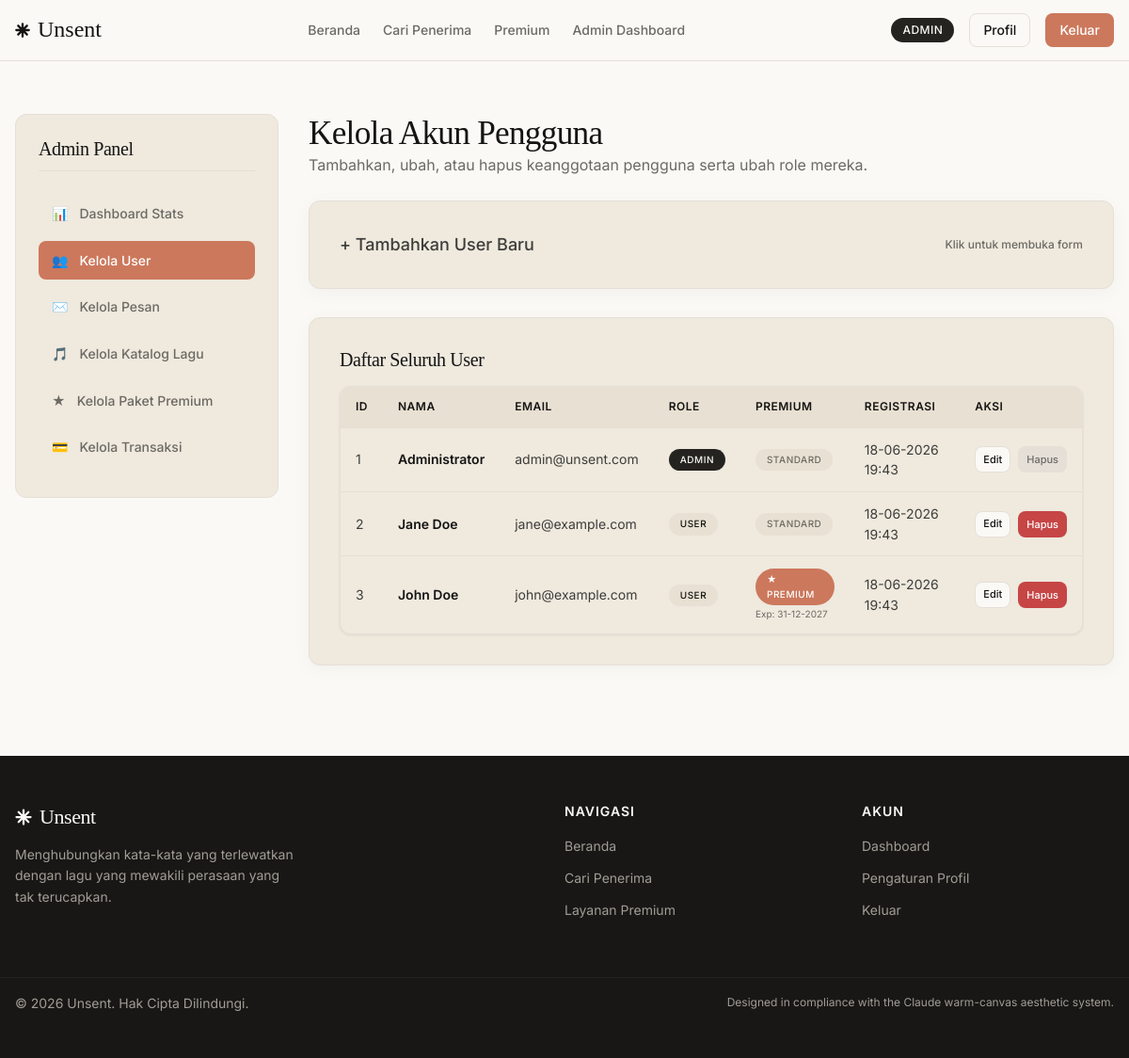
The page /manage_users.php (signed in) on the database its author committed.
### tables this page shows
CREATE TABLE `users` (
  `id_user` INT AUTO_INCREMENT PRIMARY KEY,
  `name` VARCHAR(100) NOT NULL,
  `email` VARCHAR(100) NOT NULL UNIQUE,
  `password` VARCHAR(255) NOT NULL,
  `role` ENUM('admin', 'user') DEFAULT 'user',
  `premium_status` TINYINT(1) DEFAULT 0,
  `premium_until` DATETIME NULL,
  `created_at` TIMESTAMP DEFAULT CURRENT_TIMESTAMP
);

### includes/config.php (called while the page is built, shortened)
<?php
function sanitize($data) {
    return htmlspecialchars(trim($data), ENT_QUOTES, 'UTF-8');
}
?>

### manage_users.php (the view, shortened to what this page needs)
<?php
require_once __DIR__ . '/includes/config.php';
$error = '';
$edit_user = null;
try {
    $users = $pdo->query("SELECT * FROM users ORDER BY created_at DESC")->fetchAll();
} catch (PDOException $e) {
    $users = [];
    $error = 'Gagal mengambil daftar user.';
}
?>
<?php require_once __DIR__ . '/includes/header.php'; ?>
<div class="dashboard-grid">
  <div class="sidebar-card">
    <h3 style="font-size: 20px; border-bottom: 1px solid var(--color-hairline); padding-bottom: 10px; margin-bottom: 15px;">Admin Panel</h3>
    <ul class="sidebar-menu">
      <li><a href="dashboard_admin.php"><span>📊</span> Dashboard Stats</a></li>
      <li><a href="manage_users.php" class="active"><span>👥</span> Kelola User</a></li>
      <li><a href="manage_messages.php"><span>✉️</span> Kelola Pesan</a></li>
      <li><a href="manage_songs.php"><span>🎵</span> Kelola Katalog Lagu</a></li>
      <li><a href="manage_premium.php"><span>★</span> Kelola Paket Premium</a></li>
      <li><a href="manage_payments.php"><span>💳</span> Kelola Transaksi</a></li>
    </ul>
  </div>
  <div>
    <h2>Kelola Akun Pengguna</h2>
    <p style="color: var(--color-muted); margin-bottom: 25px;">Tambahkan, ubah, atau hapus keanggotaan pengguna serta ubah role mereka.</p>
    <div style="margin-bottom: 30px;">
      <?php if ($edit_user): ?>
        <div class="card" style="background-color: var(--color-surface-card);">
          <h3 style="font-size: 20px; margin-bottom: 15px;">Edit Pengguna: <?php echo sanitize($edit_user['name']); ?></h3>
          <form action="manage_users.php" method="POST">
            <input type="hidden" name="id_user" value="<?php echo $edit_user['id_user']; ?>">
            <div style="display: grid; grid-template-columns: 1fr 1fr; gap: var(--spacing-md);">
              <div class="form-group">
                <label class="form-label">Nama Lengkap</label>
                <input type="text" name="name" class="form-input" required value="<?php echo sanitize($edit_user['name']); ?>">
              </div>
              <div class="form-group">
                <label class="form-label">Email</label>
                <input type="email" name="email" class="form-input" required value="<?php echo sanitize($edit_user['email']); ?>">
              </div>
            </div>
            <div style="display: grid; grid-template-columns: 1fr 1fr; gap: var(--spacing-md);">
              <div class="form-group">
                <label class="form-label">Password Baru (Biarkan kosong jika tidak diganti)</label>
                <input type="password" name="password" class="form-input" placeholder="Masukkan password baru...">
              </div>
              <div class="form-group">
                <label class="form-label">Role</label>
                <select name="role" class="form-input">
                  <option value="user" <?php echo ($edit_user['role'] === 'user') ? 'selected' : ''; ?>>User Biasa</option>
                  <option value="admin" <?php echo ($edit_user['role'] === 'admin') ? 'selected' : ''; ?>>Admin</option>
                </select>
              </div>
            </div>
            <div style="display: grid; grid-template-columns: 1fr 1fr; gap: var(--spacing-md); align-items: center;">
              <div class="form-group" style="display: flex; align-items: center; gap: 8px;">
                <input type="checkbox" name="premium_status" id="edit_prem" value="1" <?php echo ($edit_user['premium_status'] == 1) ? 'checked' : ''; ?>>
                <label for="edit_prem" class="form-label" style="margin: 0; cursor:pointer;">Aktifkan Status Premium</label>
              </div>
              <div class="form-group">
                <label class="form-label">Masa Berlaku Premium</label>
                <input type="datetime-local" name="premium_until" class="form-input" value="<?php echo $edit_user['premium_until'] ? date('Y-m-d\TH:i', strtotime($edit_user['premium_until'])) : ''; ?>">
              </div>
            </div>
            <div style="display: flex; gap: 10px; justify-content: flex-end; margin-top: 15px;">
              <a href="manage_users.php" class="btn btn-secondary">Batal</a>
              <button type="submit" name="update_user" class="btn btn-primary">Simpan Perubahan</button>
            </div>
          </form>
        </div>
      <?php else: ?>
        <details class="card" style="background-color: var(--color-surface-card); cursor: pointer;" <?php echo isset($_POST['add_user']) && !empty($error) ? 'open' : ''; ?>>
          <summary style="font-size: 18px; font-weight: 500; outline: none; list-style: none; display: flex; justify-content: space-between; align-items: center;">
            <span>+ Tambahkan User Baru</span>
            <span style="font-size: 12px; color: var(--color-muted);">Klik untuk membuka form</span>
          </summary>
        </details>
      <?php endif; ?>
    </div>
    <div class="card" style="background-color: var(--color-surface-card);">
      <h3 style="font-size: 20px; margin-bottom: 15px;">Daftar Seluruh User</h3>
      <?php if (empty($users)): ?>
        <p style="color: var(--color-muted); text-align: center; padding: 20px;">Tidak ada pengguna terdaftar.</p>
      <?php else: ?>
        <div class="table-responsive">
          <table class="data-table">
            <thead>
              <tr>
                <th>ID</th>
                <th>Nama</th>
                <th>Email</th>
                <th>Role</th>
                <th>Premium</th>
                <th>Registrasi</th>
                <th>Aksi</th>
              </tr>
            </thead>
            <tbody>
              <?php foreach ($users as $usr): ?>
                <tr>
                  <td><?php echo $usr['id_user']; ?></td>
                  <td style="font-weight: 600; color: var(--color-ink);"><?php echo sanitize($usr['name']); ?></td>
                  <td><?php echo sanitize($usr['email']); ?></td>
                  <td>
                    <?php if ($usr['role'] === 'admin'): ?>
                      <span class="badge badge-dark" style="font-size: 10px;">Admin</span>
                    <?php else: ?>
                      <span class="badge badge-cream" style="font-size: 10px;">User</span>
                    <?php endif; ?>
                  </td>
                  <td>
                    <?php if ($usr['premium_status']): ?>
                      <span class="badge badge-coral" style="font-size: 10px;">★ Premium</span>
                      <div style="font-size: 10px; color: var(--color-muted); margin-top: 2px;">
                        Exp: <?php echo $usr['premium_until'] ? date('d-m-Y', strtotime($usr['premium_until'])) : 'Unlimited'; ?>
                      </div>
                    <?php else: ?>
                      <span class="badge badge-cream" style="font-size: 10px; color: var(--color-muted);">Standard</span>
                    <?php endif; ?>
                  </td>
                  <td><?php echo date('d-m-Y H:i', strtotime($usr['created_at'])); ?></td>
                  <td>
                    <div style="display: flex; gap: 8px;">
                      <a href="manage_users.php?edit=<?php echo $usr['id_user']; ?>" class="btn btn-secondary" style="height:28px; padding:2px 8px; font-size:11px;">Edit</a>
                      <form action="manage_users.php" method="POST" onsubmit="return confirm('Apakah Anda yakin ingin menghapus user ini? Semua pesan user ini juga akan terhapus.');" style="display: inline;">
                        <button type="submit" name="delete_user" class="btn btn-danger" style="height:28px; padding:2px 8px; font-size:11px;" <?php echo ($usr['id_user'] === $_SESSION['user_id']) ? 'disabled' : ''; ?>>
                          Hapus
                        </button>
                      </form>
                    </div>
                  </td>
                </tr>
              <?php endforeach; ?>
            </tbody>
          </table>
        </div>
      <?php endif; ?>
    </div>
  </div>
</div>
<?php require_once __DIR__ . '/includes/footer.php'; ?>

### rows shown on the page
users: id_user "1", name "Administrator", email "admin@unsent.com", role "ADMIN", premium_status "STANDARD", created_at "18-06-2026 19:43"
users: id_user "2", name "Jane Doe", email "jane@example.com", role "USER", premium_status "STANDARD", created_at "18-06-2026 19:43"
users: id_user "3", name "John Doe", email "john@example.com", role "USER", premium_until "31-12-2027", created_at "18-06-2026 19:43"
